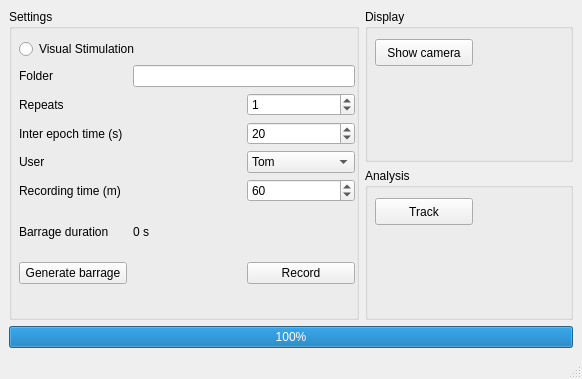
<?xml version="1.0" encoding="UTF-8"?>
<ui version="4.0">
 <class>MainWindow</class>
 <widget class="QMainWindow" name="MainWindow">
  <property name="geometry">
   <rect>
    <x>0</x>
    <y>0</y>
    <width>582</width>
    <height>379</height>
   </rect>
  </property>
  <property name="windowTitle">
   <string>Rec2Track</string>
  </property>
  <widget class="QWidget" name="centralwidget">
   <layout class="QGridLayout" name="gridLayout">
    <item row="0" column="0">
     <layout class="QHBoxLayout" name="horizontalLayout">
      <item>
       <widget class="QGroupBox" name="groupBox_2">
        <property name="minimumSize">
         <size>
          <width>350</width>
          <height>0</height>
         </size>
        </property>
        <property name="title">
         <string>Settings</string>
        </property>
        <widget class="QWidget" name="gridLayoutWidget_2">
         <property name="geometry">
          <rect>
           <x>10</x>
           <y>30</y>
           <width>336</width>
           <height>245</height>
          </rect>
         </property>
         <layout class="QGridLayout" name="gridLayout_4">
          <item row="1" column="0">
           <widget class="QLabel" name="label">
            <property name="text">
             <string>Folder</string>
            </property>
           </widget>
          </item>
          <item row="1" column="1" colspan="2">
           <widget class="QLineEdit" name="FolderEdit"/>
          </item>
          <item row="0" column="0" colspan="3">
           <widget class="QRadioButton" name="radioButton">
            <property name="text">
             <string>Visual Stimulation</string>
            </property>
           </widget>
          </item>
          <item row="5" column="2">
           <widget class="QSpinBox" name="spinBox_inter_epoch">
            <property name="value">
             <number>20</number>
            </property>
           </widget>
          </item>
          <item row="4" column="0" colspan="2">
           <widget class="QLabel" name="label_2">
            <property name="text">
             <string>Repeats</string>
            </property>
           </widget>
          </item>
          <item row="5" column="0" colspan="2">
           <widget class="QLabel" name="label_4">
            <property name="text">
             <string>Inter epoch time (s)</string>
            </property>
           </widget>
          </item>
          <item row="8" column="1">
           <widget class="QLabel" name="Duration">
            <property name="text">
             <string>0 s</string>
            </property>
           </widget>
          </item>
          <item row="4" column="2">
           <widget class="QSpinBox" name="repeats">
            <property name="value">
             <number>1</number>
            </property>
           </widget>
          </item>
          <item row="6" column="0" colspan="2">
           <widget class="QLabel" name="label_3">
            <property name="text">
             <string>User</string>
            </property>
           </widget>
          </item>
          <item row="6" column="2">
           <widget class="QComboBox" name="comboBox">
            <item>
             <property name="text">
              <string>Tom</string>
             </property>
            </item>
            <item>
             <property name="text">
              <string>Rachel</string>
             </property>
            </item>
            <item>
             <property name="text">
              <string>Dominic</string>
             </property>
            </item>
           </widget>
          </item>
          <item row="8" column="0">
           <widget class="QLabel" name="label_5">
            <property name="text">
             <string>Barrage duration</string>
            </property>
           </widget>
          </item>
          <item row="7" column="0" colspan="2">
           <widget class="QLabel" name="label_6">
            <property name="text">
             <string>Recording time (m)</string>
            </property>
           </widget>
          </item>
          <item row="7" column="2">
           <widget class="QSpinBox" name="spinBox_rectime">
            <property name="value">
             <number>60</number>
            </property>
           </widget>
          </item>
          <item row="9" column="0">
           <widget class="QPushButton" name="pushButton_4">
            <property name="text">
             <string>Generate barrage</string>
            </property>
           </widget>
          </item>
          <item row="9" column="2">
           <widget class="QPushButton" name="pushButton_2">
            <property name="text">
             <string>Record</string>
            </property>
           </widget>
          </item>
         </layout>
        </widget>
       </widget>
      </item>
      <item>
       <layout class="QGridLayout" name="gridLayout_2">
        <property name="sizeConstraint">
         <enum>QLayout::SetDefaultConstraint</enum>
        </property>
        <property name="rightMargin">
         <number>0</number>
        </property>
        <item row="0" column="0">
         <widget class="QGroupBox" name="groupBox">
          <property name="minimumSize">
           <size>
            <width>120</width>
            <height>100</height>
           </size>
          </property>
          <property name="maximumSize">
           <size>
            <width>16777215</width>
            <height>16777215</height>
           </size>
          </property>
          <property name="title">
           <string>Display</string>
          </property>
          <widget class="QPushButton" name="pushButton">
           <property name="geometry">
            <rect>
             <x>10</x>
             <y>30</y>
             <width>98</width>
             <height>27</height>
            </rect>
           </property>
           <property name="text">
            <string>Show camera</string>
           </property>
          </widget>
         </widget>
        </item>
        <item row="1" column="0">
         <widget class="QGroupBox" name="groupBox_3">
          <property name="minimumSize">
           <size>
            <width>120</width>
            <height>100</height>
           </size>
          </property>
          <property name="maximumSize">
           <size>
            <width>16777215</width>
            <height>16777215</height>
           </size>
          </property>
          <property name="title">
           <string>Analysis</string>
          </property>
          <widget class="QPushButton" name="pushButton_3">
           <property name="geometry">
            <rect>
             <x>10</x>
             <y>30</y>
             <width>98</width>
             <height>27</height>
            </rect>
           </property>
           <property name="text">
            <string>Track</string>
           </property>
          </widget>
         </widget>
        </item>
       </layout>
      </item>
     </layout>
    </item>
    <item row="1" column="0">
     <widget class="QProgressBar" name="progressBar">
      <property name="value">
       <number>100</number>
      </property>
     </widget>
    </item>
   </layout>
  </widget>
  <widget class="QMenuBar" name="menubar">
   <property name="geometry">
    <rect>
     <x>0</x>
     <y>0</y>
     <width>582</width>
     <height>22</height>
    </rect>
   </property>
  </widget>
  <widget class="QStatusBar" name="statusbar"/>
 </widget>
 <resources/>
 <connections/>
</ui>
